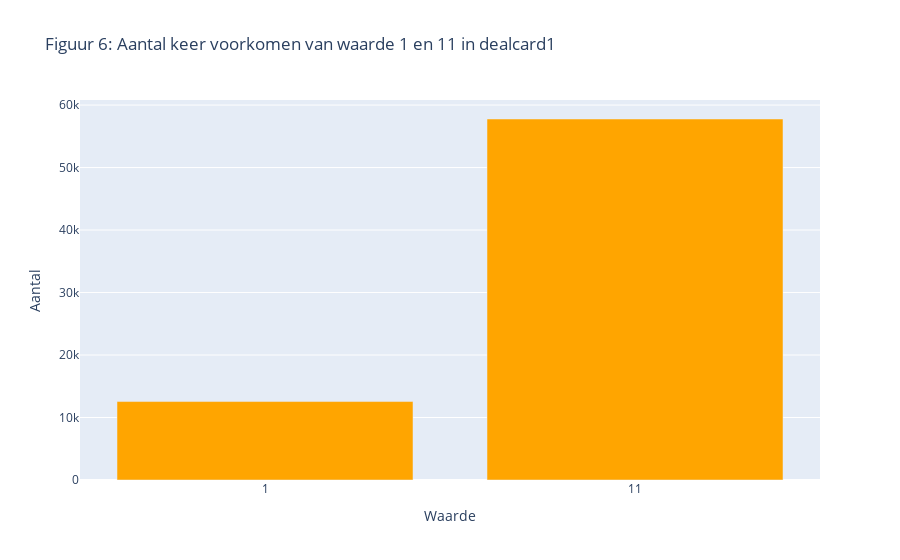

The code cell stored with this chart in its notebook:
### Markdown cell above
De grafiek gaat over de eerste kaart van de dealer. Deze kaart ligt open, de spelers kunnen de kaart dus zien. Deze grafiek laat dus de winstkansen van de speler aan het begin van het spel zien. Zo is de winstkans van een speler het grootst als de dealer een 6 heeft en het kleinst als de dealer een 11 heeft. Dit komt omdat de kaart die het meest voorkomt een plaatje is, daar zijn er het meeste van. Hierdoor is de kans groot dat als een dealer een aas heeft, ook blackjack heeft.
Wel moet worden meegenomen dat als een dealer als eerste kaart een 6 heeft, dat er een nog relatief grote kans is dat de dealer wint of dat er een push is. Daarnaast speelt geluk ook nog een andere factor. De aas heeft namelijk 2 waarden, een 1 of een 11. De winstkans bij de waarde 1 ligt veel hoger dan bij 11. Alleen kan de speler nooit weten wat de waarde van de aas is. Dit weet alleen de dealer. Hierdoor kan de speler moeilijk een strategie toepassen als er een aas ligt. Wel zou je kunnen zeggen dat als de dealer een goede eerste kaart heeft, het voor speler handig zou kunnen zijn om meer risico te nemen en op een hogere waarde nog een kaart te pakken.

### Code cell
count_1 = df[df['dealcard1'] == 1].shape[0]
count_11 = df[df['dealcard1'] == 11].shape[0]

labels = ['1', '11']
counts = [count_1, count_11]
colors = ['orange', 'orange']

fig = go.Figure(data=[go.Bar(x=labels, y=counts, marker=dict(color=colors))])
fig.update_layout(title='Figuur 6: Aantal keer voorkomen van waarde 1 en 11 in dealcard1',
                  xaxis_title='Waarde', yaxis_title='Aantal')
fig.show()

### Figure 1 — Plotly figure (JSON) as saved in the notebook; plotly's stock layout.template omitted (floating-point values rounded to 4 significant figures)
{"data": [{"marker": {"color": ["orange", "orange"]}, "type": "bar", "x": ["1", "11"], "y": [12552, 57768]}], "layout": {"title": {"text": "Figuur 6: Aantal keer voorkomen van waarde 1 en 11 in dealcard1"}, "xaxis": {"title": {"text": "Waarde"}}, "yaxis": {"title": {"text": "Aantal"}}}}
